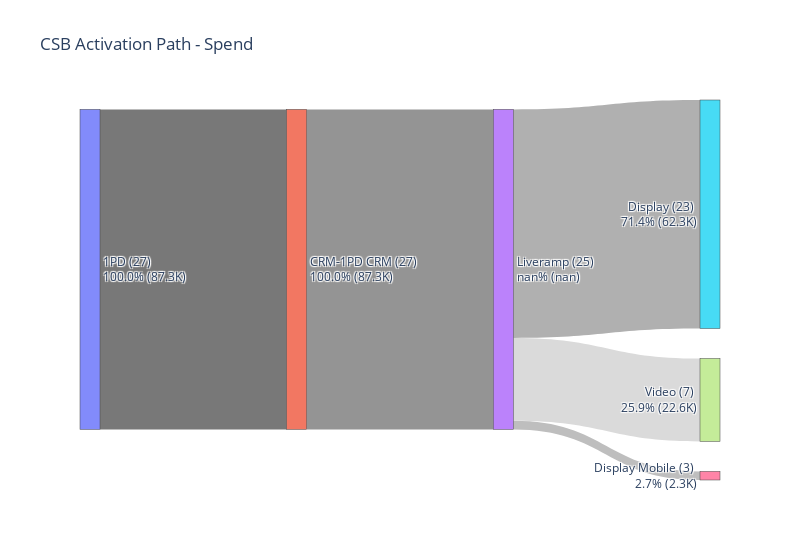
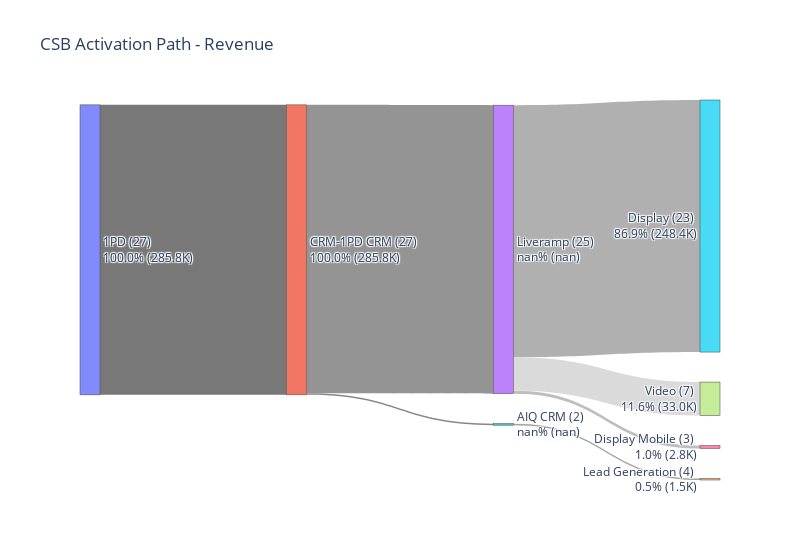

The cell these charts' notebook holds for them, in order:
### Markdown cell above
<h2>Activation Paths (Type | Type Name | Source | Vehicle)</h2>

### Code cell
#CSB
activation_sankey_plot(csb_df, 'Spend', True, 'CSB Activation Path - Spend')
activation_sankey_plot(csb_df, 'Net Rev', True, 'CSB Activation Path - Revenue')

#B2B
activation_sankey_plot(b2b_df, 'Spend', True,'B2B Activation Path - Spend')
activation_sankey_plot(b2b_df, 'Net Rev', True,'B2B Activation Path - Revenue')

### Figure 1 — Plotly figure (JSON) as saved in the notebook; plotly's stock layout.template omitted (floating-point values rounded to 4 significant figures)
{"data": [{"arrangement": "snap", "link": {"color": ["#787878", "#868686", "#949494", "#A2A2A2", "#B0B0B0", "#BEBEBE", "#CCCCCC", "#DADADA"], "source": [0, 1, 1, 2, 3, 3, 3, 3], "target": [1, 2, 3, 4, 5, 6, 4, 7], "value": [87260.0, 0, 87260.0, 0, 62310.0, 2344.0, 0, 22600.0]}, "node": {"label": ["1PD (27) <br>100.0% (87.3K)", "CRM-1PD CRM (27) <br>100.0% (87.3K)", "AIQ CRM (2) <br>nan% (nan)", "Liveramp (25) <br>nan% (nan)", "Lead Generation (4) <br>0.0% (0)", "Display (23) <br>71.4% (62.3K)", "Display Mobile (3) <br>2.7% (2.3K)", "Video (7) <br>25.9% (22.6K)"], "pad": 30, "thickness": 20}, "type": "sankey"}], "layout": {"title": {"text": "CSB Activation Path - Spend"}, "width": 800}}

### Figure 2 — Plotly figure (JSON) as saved in the notebook; plotly's stock layout.template omitted (floating-point values rounded to 4 significant figures)
{"data": [{"arrangement": "snap", "link": {"color": ["#787878", "#868686", "#949494", "#A2A2A2", "#B0B0B0", "#BEBEBE", "#CCCCCC", "#DADADA"], "source": [0, 1, 1, 2, 3, 3, 3, 3], "target": [1, 2, 3, 4, 5, 6, 4, 7], "value": [285800.0, 1509.0, 284300.0, 1509.0, 248400.0, 2839.0, 0, 33040.0]}, "node": {"label": ["1PD (27) <br>100.0% (285.8K)", "CRM-1PD CRM (27) <br>100.0% (285.8K)", "AIQ CRM (2) <br>nan% (nan)", "Liveramp (25) <br>nan% (nan)", "Lead Generation (4) <br>0.5% (1.5K)", "Display (23) <br>86.9% (248.4K)", "Display Mobile (3) <br>1.0% (2.8K)", "Video (7) <br>11.6% (33.0K)"], "pad": 30, "thickness": 20}, "type": "sankey"}], "layout": {"title": {"text": "CSB Activation Path - Revenue"}, "width": 800}}
